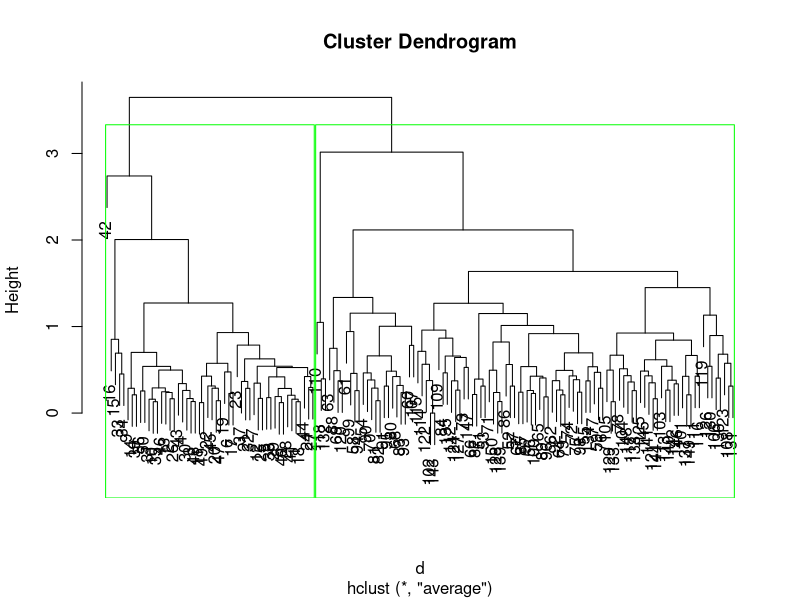

The R script that drew this image:
#-----------------Hierarchichal clustering----------#

d2<-iris[,-c(5)]
d2 <- scale(d2)

## Ward Hierarchical Clustering

dis <- c("euclidean","manhattan","minkowski")
met <- c("single","complete","average","mcquitty","median")
 
 d <- dist(d2, method = "euclidean")
 fit <- hclust(d, method="average")
 # # display dendogram
 
 plot(fit) 
 
## draw dendogram with green borders around the 2 clusters

  rect.hclust(fit, k=2, border="green")